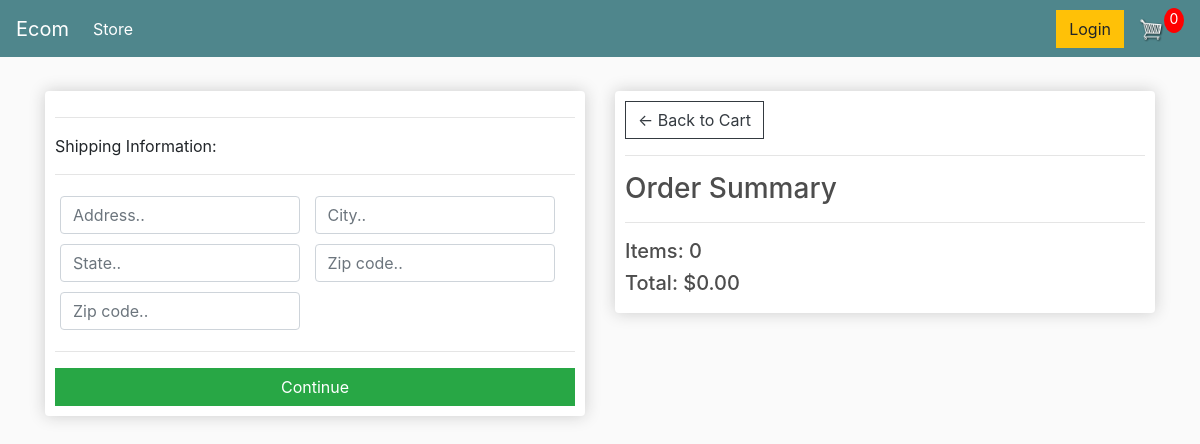
Before: /checkout/ (signed in) with the older database file.
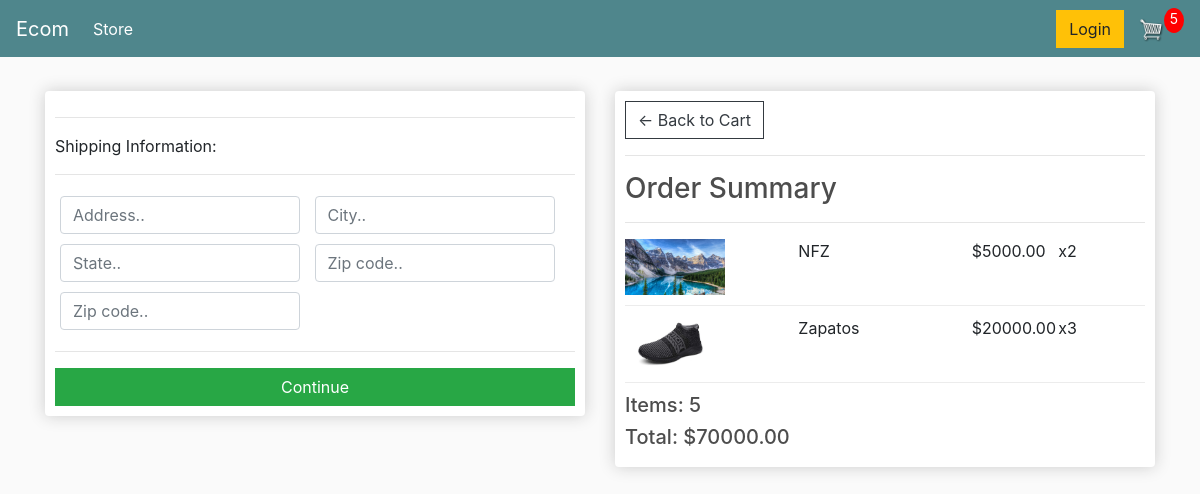
After: the same page with the newer database file.
### store/models.py (models this page shows, shortened)
class Order(models.Model):
    customer = models.ForeignKey(
        Customer, on_delete=models.SET_NULL, null=True, blank=True)
    date_ordered = models.DateTimeField(auto_now_add=True)
    complete = models.BooleanField(default=False)
    transaction_id = models.CharField(max_length=100, null=True)
    @property
    def get_cart_total(self):
        orderitems = self.orderitem_set.all()
        total = sum([item.get_total for item in orderitems])
        return total
    @property
    def get_cart_items(self):
        orderitems = self.orderitem_set.all()
        total = sum([item.quantity for item in orderitems])
        return total

class OrderItem(models.Model):
    product = models.ForeignKey(Product, on_delete=models.SET_NULL, null=True)
    order = models.ForeignKey(Order, on_delete=models.SET_NULL, null=True)
    quantity = models.IntegerField(default=0, null=True, blank=True)
    date_added = models.DateTimeField(auto_now_add=True)
    @property
    def get_total(self):
        total = self.product.price * self.quantity
        return total

class Product(models.Model):
    name = models.CharField(max_length=200)
    price = models.FloatField()
    digital = models.BooleanField(default=False, null=True, blank=True)
    image = models.ImageField(null=True, blank=True)
    @property
    def imageURL(self):
        try:
            url = self.image.url
        except:
            url = ''
        return url

### store/views.py (the view)
# urls.py: path('checkout/', views.checkout, name="checkout"),
def checkout(request):
	data = cartData(request)
	cartItems = data['cartItems']
	order = data['order']
	items = data['items']
	context = {'items':items, 'order':order, 'cartItems':cartItems}
	return render(request, 'store/checkout.html', context)

### store/utils.py (called while the page is built)
def cartData(request):
    if request.user.is_authenticated:
        customer = request.user.customer
        order, created = Order.objects.get_or_create(customer=customer, complete=False)
        items = order.orderitem_set.all()
        cartItems = order.get_cart_items
    else:
        cookieData = cookieCart(request)
        cartItems = cookieData['cartItems']
        order = cookieData['order']
        items = cookieData['items']
    return {'cartItems':cartItems , 'order':order, 'items' : items}

### store/templates/store/checkout.html (shortened to what this page needs)
<!DOCTYPE html>
{% extends 'store/main.html' %}
{% load static %}
{% block content %}
     <div class="row">
		<div class="col-lg-6">
			<div class="box-element" id="form-wrapper">
				<form id="form">
					<div id="shipping-info">
						<hr>
						<p>Shipping Information:</p>
						<hr>
						<div class="form-field">
							<input class="form-control" type="text" name="address" placeholder="Address..">
						</div>
						<div class="form-field">
							<input class="form-control" type="text" name="city" placeholder="City..">
						</div>
						<div class="form-field">
							<input class="form-control" type="text" name="state" placeholder="State..">
						</div>
						<div class="form-field">
							<input class="form-control" type="text" name="zipcode" placeholder="Zip code..">
						</div>
						<div class="form-field">
							<input class="form-control" type="text" name="country" placeholder="Zip code..">
						</div>
					</div>
					<hr>
					<input id="form-button" class="btn btn-success btn-block" type="submit" value="Continue">
				</form>
			</div>
			<br>
		</div>
		<div class="col-lg-6">
			<div class="box-element">
				<a  class="btn btn-outline-dark" href="{% url 'cart' %}">&#x2190; Back to Cart</a>
				<hr>
				<h3>Order Summary</h3>
				<hr>
				{% for item in items %}
				<div class="cart-row">
					<div style="flex:2"><img class="row-image" src="{{item.product.imageURL}}"></div>
					<div style="flex:2"><p>{{item.product.name}}</p></div>
					<div style="flex:1"><p>${{item.product.price|floatformat:2}}</p></div>
					<div style="flex:1"><p>x{{item.quantity}}</p></div>
				</div>
				{% endfor %}
				<h5>Items:   {{order.get_cart_items}}</h5>
				<h5>Total:   ${{order.get_cart_total|floatformat:2}}</h5>
			</div>
		</div>
	</div>
{% endblock content %}

Changed rows visible on the page:
added OrderItem: product.imageURL (picture), product.name "NFZ", product.price "5000.00", quantity "2"
added OrderItem: product.imageURL (picture), product.name "Zapatos", product.price "20000.00", quantity "3"
computed for Order: get_cart_items "0" → "5"; get_cart_total "0.00" → "70000.00"
Other visible differences:
{{ cartItems }}: "0" → "5"
